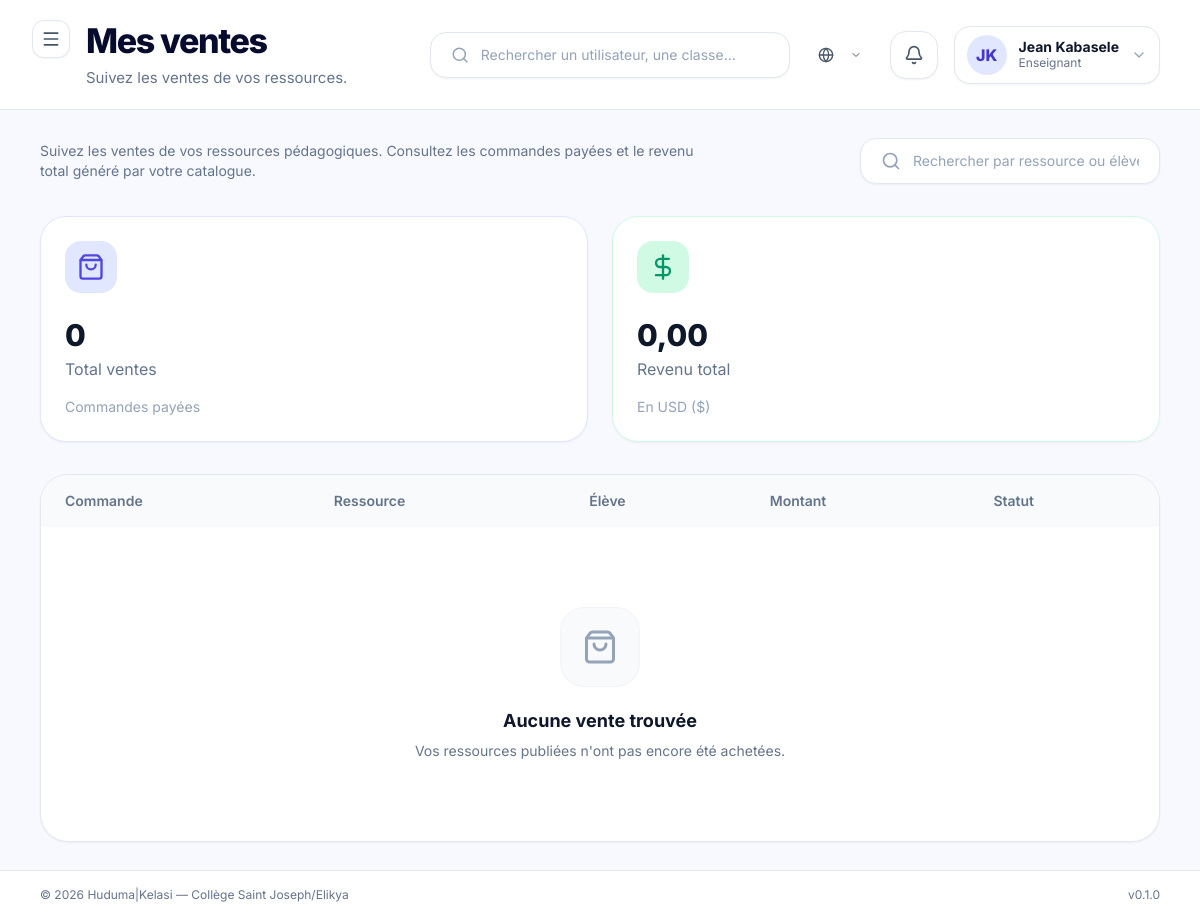
The page /marketplace/mes-ventes/ (signed in) on the database as committed earlier.
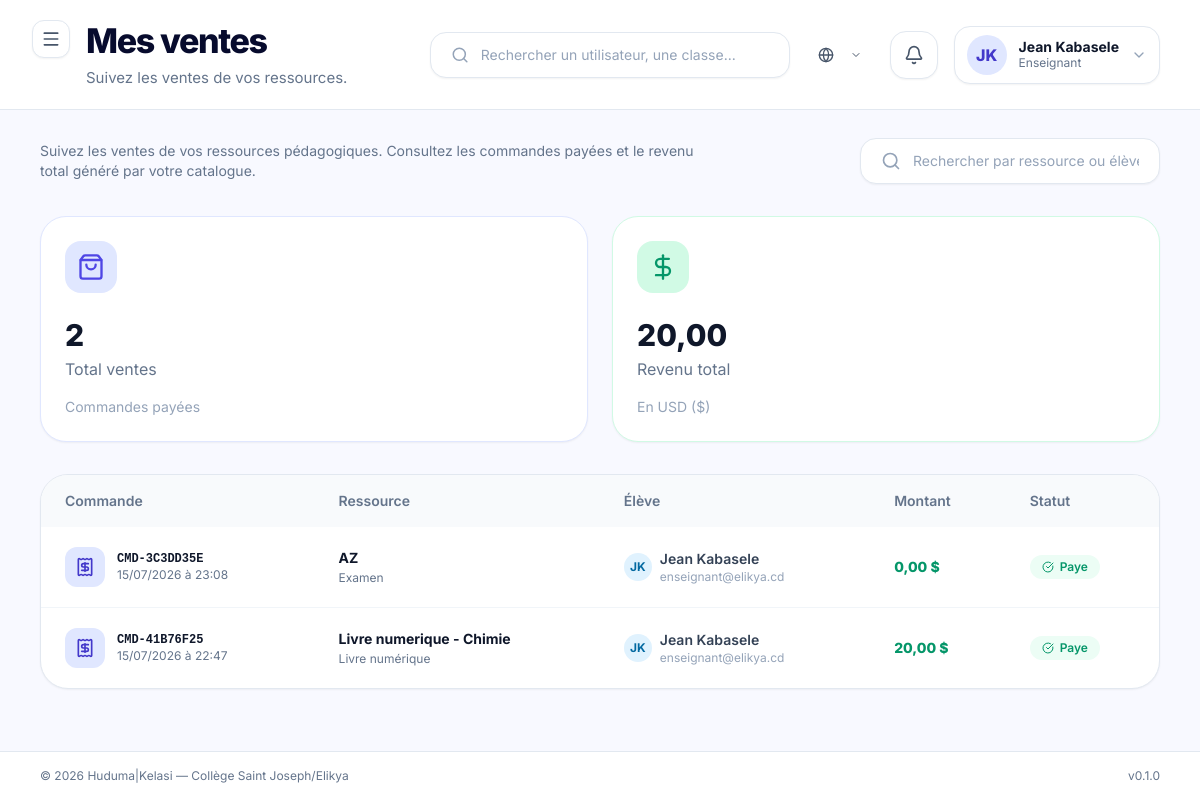
The same page on the database as committed later.
### apps/marketplace/models.py (models this page shows, shortened)
class Order(BaseModel):
    eleve = models.ForeignKey(
        "accounts.User",
        on_delete=models.CASCADE,
        related_name="commandes",
        verbose_name=_("Élève"),
        limit_choices_to={"role": "eleve"},
    )
    ressource = models.ForeignKey(
        Resource,
        on_delete=models.CASCADE,
        related_name="commandes",
        verbose_name=_("Ressource"),
    )
    montant = models.DecimalField(
        max_digits=8,
        decimal_places=2,
        verbose_name=_("Montant payé"),
    )
    statut = models.CharField(
        max_length=20,
        choices=OrderStatus.choices,
        default=OrderStatus.EN_ATTENTE,
        verbose_name=_("Statut"),
    )
    reference = models.CharField(
        max_length=50,
        unique=True,
        verbose_name=_("Référence"),
        blank=True,
    )
    class Meta:
        verbose_name = _("Commande")
        verbose_name_plural = _("Commandes")
        ordering = ["-created_at"]

class Resource(BaseModel):
    titre = models.CharField(max_length=200, verbose_name=_("Titre"))
    description = models.TextField(blank=True, default="", verbose_name=_("Description"))
    auteur = models.ForeignKey(
        "accounts.User",
        on_delete=models.CASCADE,
        related_name="ressources_publiees",
        verbose_name=_("Auteur"),
        limit_choices_to={"role": "enseignant"},
    )
    classe = models.ForeignKey(
        "academic.Classe",
        on_delete=models.SET_NULL,
        null=True,
        blank=True,
        related_name="ressources",
        verbose_name=_("Classe"),
    )
    cours = models.ForeignKey(
        "academic.Cours",
        on_delete=models.SET_NULL,
        null=True,
        blank=True,
        related_name="ressources",
        verbose_name=_("Cours"),
    )
    type = models.CharField(
        max_length=20,
        choices=ResourceType.choices,
        default=ResourceType.SYLLABUS,
        verbose_name=_("Type"),
    )
    categorie = models.CharField(
        max_length=20,
        choices=ResourceCategory.choices,
        default=ResourceCategory.COURS,
        verbose_name=_("Catégorie"),
    )
    prix = models.DecimalField(
        max_digits=8,
        decimal_places=2,
        default=0,
        verbose_name=_("Prix (USD)"),
        help_text=_("0 pour gratuit"),
    )
    fichier = models.FileField(
        upload_to="marketplace/ressources/",
        verbose_name=_("Fichier"),
        help_text=_("PDF ou DOCX"),
    )
    image_couverture = models.ImageField(
        upload_to="marketplace/couvertures/",
        blank=True,
        null=True,
        verbose_name=_("Image de couverture"),
    )
    statut = models.CharField(
        max_length=20,
        choices=PublicationStatus.choices,
        default=PublicationStatus.BROUILLON,
        verbose_name=_("Statut"),
    )
    nombre_vues = models.PositiveIntegerField(default=0, verbose_name=_("Nombre de vues"))
    nombre_telechargements = models.PositiveIntegerField(default=0, verbose_name=_("Téléchargements"))
    class Meta:
        verbose_name = _("Ressource")
        verbose_name_plural = _("Ressources")
        ordering = ["-created_at"]

### apps/accounts/models.py (models this page shows, shortened)
class User(AbstractBaseUser, PermissionsMixin, BaseModel):
    email = models.EmailField(
        unique=True,
        verbose_name=_("Email"),
        help_text=_("Adresse email utilisée comme identifiant de connexion."),
    )
    first_name = models.CharField(
        max_length=80,
        verbose_name=_("Prénom"),
    )
    last_name = models.CharField(
        max_length=80,
        verbose_name=_("Nom"),
    )
    role = models.CharField(
        max_length=30,
        choices=UserRole.choices,
        default=UserRole.ELEVE,
        verbose_name=_("Rôle"),
        help_text=_("Rôle de l'utilisateur dans la plateforme."),
    )
    phone = models.CharField(
        max_length=30,
        blank=True,
        default="",
        verbose_name=_("Téléphone"),
    )
    avatar = models.ImageField(
        upload_to="avatars/",
        blank=True,
        null=True,
        verbose_name=_("Avatar"),
    )
    is_active = models.BooleanField(
        default=True,
        verbose_name=_("Actif"),
    )
    is_staff = models.BooleanField(
        default=False,
        verbose_name=_("Accès admin Django"),
    )
    date_joined = models.DateTimeField(
        auto_now_add=True,
        verbose_name=_("Date d'inscription"),
    )
    USERNAME_FIELD = "email"
    REQUIRED_FIELDS = ["first_name", "last_name"]
    objects = UserManager()
    class Meta:
        verbose_name = _("Utilisateur")
        verbose_name_plural = _("Utilisateurs")
        ordering = ["last_name", "first_name"]
        indexes = [
            models.Index(fields=["role"]),
            models.Index(fields=["is_active"]),
        ]
    @property
    def full_name(self) -> str:
        return f"{self.first_name} {self.last_name}".strip()
    @property
    def short_label(self) -> str:
        return ROLE_SHORT_LABELS.get(self.role, self.role)
    @property
    def initials(self) -> str:
        first = (self.first_name or "").strip()
        last = (self.last_name or "").strip()
        if first and last:
            return f"{first[0]}{last[0]}".upper()
        if first:
            return first[0].upper()
        if self.email:
            return self.email[0].upper()
        return "?"

### apps/marketplace/views.py (the view)
# urls.py: path("mes-ventes/", MySalesView.as_view(), name="my_sales"),
class MySalesView(RoleRequiredMixin, ListView):
    model = Order
    template_name = "pages/marketplace/my_sales.html"
    partial_template_name = "pages/marketplace/_my_sales_table.html"
    context_object_name = "commandes"
    allowed_roles = [UserRole.ENSEIGNANT, UserRole.ADMIN]
    paginate_by = 10
    def get_template_names(self):
        if self.request.headers.get("HX-Request") == "true":
            return [self.partial_template_name]
        return super().get_template_names()
    def get_queryset(self):
        qs = Order.objects.filter(
            ressource__auteur=self.request.user, statut=OrderStatus.PAYE
        ).select_related("eleve", "ressource").order_by("-created_at")
        search = self.request.GET.get("search", "").strip()
        if search:
            qs = qs.filter(
                Q(ressource__titre__icontains=search) | Q(eleve__first_name__icontains=search) | Q(eleve__last_name__icontains=search)
            )
        return qs
    def get_context_data(self, **kwargs):
        ctx = super().get_context_data(**kwargs)
        ctx["page_title"] = "Mes ventes"
        ctx["page_subtitle"] = "Suivez les ventes de vos ressources."
        ctx["search_query"] = self.request.GET.get("search", "")
        from django.db.models import Sum
        ventes = Order.objects.filter(ressource__auteur=self.request.user, statut=OrderStatus.PAYE)
        ctx["stats"] = {
            "total_ventes": ventes.count(),
            "revenu_total": ventes.aggregate(total=Sum("montant"))["total"] or 0,
        }
        if ctx["search_query"]:
            ctx["pagination_querystring"] = f"search={ctx['search_query']}"
        else:
            ctx["pagination_querystring"] = ""
        return ctx

### apps/core/context_processors.py (called while the page is built)
def _get_unread_count(user):
    try:
        from apps.notifications.models import Notification
        return Notification.objects.filter(destinataire=user, lu=False).count()
    except Exception:
        return 0

### apps/core/managers.py (called while the page is built)
    def get_queryset(self):
        return super().get_queryset().filter(deleted_at__isnull=True)

### apps/core/mixins.py (called while the page is built)
    def dispatch(self, request, *args, **kwargs):
        user = request.user
        if not user.is_authenticated:
            return self.handle_no_permission()
        if self.allowed_roles and user.role not in self.allowed_roles:
            raise PermissionDenied(
                "Votre rôle ne vous permet pas d'accéder à cette page."
            )
        return super().dispatch(request, *args, **kwargs)

### templates/pages/marketplace/my_sales.html (shortened to what this page needs)
{% extends "layouts/dashboard.html" %}
{% load huduma_tags %}
{% load static %}
{% block content %}
  <section class="flex flex-col lg:flex-row lg:items-center justify-between gap-4 mb-8">
    <p class="text-sm text-slate-500 max-w-2xl">
      Suivez les ventes de vos ressources pédagogiques. Consultez les commandes
      payées et le revenu total généré par votre catalogue.
    </p>
    <form method="get" action="{% url 'marketplace:my_sales' %}"
          class="flex items-center gap-3 w-full sm:w-[300px] bg-white border border-slate-200 rounded-2xl px-5 py-3 shadow-sm focus-within:border-indigo-500 focus-within:ring-4 focus-within:ring-indigo-100 transition-all">
      <i data-lucide="search" class="w-5 h-5 text-slate-400 flex-shrink-0"></i>
      <input
        type="text"
        name="search"
        value="{{ search_query|default:'' }}"
        placeholder="Rechercher par ressource ou élève..."
        class="w-full outline-none text-sm bg-transparent text-slate-700 placeholder:text-slate-400"
        hx-get="{% url 'marketplace:my_sales' %}"
        hx-target="#list-container"
        hx-trigger="keyup changed delay:300ms"
        hx-include="this"
      >
    </form>
  </section>
  <section class="grid sm:grid-cols-2 gap-6 mb-8">
    {% include "components/cards/stats_card.html" with label="Total ventes" value=stats.total_ventes icon="shopping-bag" color="indigo" footer="Commandes payées" %}
    {% include "components/cards/stats_card.html" with label="Revenu total" value=stats.revenu_total|floatformat:2 icon="dollar-sign" color="emerald" footer="En USD ($)" %}
  </section>
  <section id="list-container" class="bg-white border border-slate-200 rounded-[28px] shadow-sm overflow-hidden">
    {% include "pages/marketplace/_my_sales_table.html" %}
  </section>
{% endblock %}

### templates/pages/marketplace/_my_sales_table.html (shortened to what this page needs)
{% load huduma_tags %}
<div class="overflow-x-auto">
  <table class="w-full text-left">
    <thead class="bg-slate-50">
      <tr class="text-sm text-slate-500">
        <th class="px-6 py-4 font-semibold text-left">Commande</th>
        <th class="px-6 py-4 font-semibold text-left">Ressource</th>
        <th class="px-6 py-4 font-semibold text-left">Élève</th>
        <th class="px-6 py-4 font-semibold text-left">Montant</th>
        <th class="px-6 py-4 font-semibold text-left">Statut</th>
      </tr>
    </thead>
    <tbody class="divide-y divide-slate-100 text-sm">
      {% for c in commandes %}
        <tr class="hover:bg-slate-50">
          <td class="px-6 py-5">
            <div class="flex items-center gap-3">
              <span class="w-10 h-10 rounded-xl bg-indigo-100 text-indigo-700 flex items-center justify-center flex-shrink-0">
                <i data-lucide="receipt" class="w-5 h-5"></i>
              </span>
              <div class="min-w-0">
                <p class="font-bold text-slate-900 font-mono text-xs">{{ c.reference }}</p>
                <p class="text-slate-500 text-xs">{{ c.created_at|date:"d/m/Y à H:i" }}</p>
              </div>
            </div>
          </td>
          <td class="px-6 py-5">
            <a href="{% url 'marketplace:detail' c.ressource.pk %}"
               class="font-bold text-slate-900 hover:text-indigo-600 transition-colors">
              {{ c.ressource.titre }}
            </a>
            <p class="text-slate-500 text-xs mt-0.5">{{ c.ressource.get_type_display }}</p>
          </td>
          <td class="px-6 py-5">
            <div class="flex items-center gap-2">
              <span class="w-7 h-7 rounded-full bg-sky-100 text-sky-700 flex items-center justify-center font-bold text-xs flex-shrink-0">
                {{ c.eleve.initials }}
              </span>
              <div class="min-w-0">
                <p class="font-semibold text-slate-700 truncate">{{ c.eleve.full_name }}</p>
                <p class="text-xs text-slate-400 truncate">{{ c.eleve.email }}</p>
              </div>
            </div>
          </td>
          <td class="px-6 py-5">
            <span class="font-extrabold text-emerald-600">{{ c.montant|floatformat:2 }} $</span>
          </td>
          <td class="px-6 py-5">
            {% include "components/feedback/status_badge.html" with status=c.statut %}
          </td>
        </tr>
      {% empty %}
        <tr>
          <td colspan="5" class="px-6 py-12">
            <div class="flex flex-col items-center justify-center text-center py-8 px-6">
              <div class="w-20 h-20 rounded-3xl bg-slate-50 border border-slate-100 flex items-center justify-center mb-5">
                <i data-lucide="shopping-bag" class="w-9 h-9 text-slate-400"></i>
              </div>
              <h3 class="text-lg font-bold text-slate-900 mb-1.5">Aucune vente trouvée</h3>
              <p class="text-sm text-slate-500 max-w-md">
                {% if search_query %}
                  Aucune vente ne correspond à « {{ search_query }} ».
                {% else %}
                  Vos ressources publiées n'ont pas encore été achetées.
                {% endif %}
              </p>
            </div>
          </td>
        </tr>
      {% endfor %}
    </tbody>
  </table>
</div>

### templates/components/feedback/status_badge.html
{% load static %}
{% with status_value=status|stringformat:"s" %}
  {% if status_value == 'brouillon' or status_value == 'correction' %}
    {% with color='amber' %}
      <span class="inline-flex items-center gap-1.5 px-3 py-1 rounded-full bg-{{ color }}-50 text-{{ color }}-600 font-semibold text-xs">
        {% if status_value == 'brouillon' %}
          <i data-lucide="file-edit" class="w-3 h-3"></i>
        {% else %}
          <i data-lucide="alert-circle" class="w-3 h-3"></i>
        {% endif %}
        {{ label|default:status_value|title }}
      </span>
    {% endwith %}
  {% elif status_value == 'soumis' %}
    <span class="inline-flex items-center gap-1.5 px-3 py-1 rounded-full bg-sky-50 text-sky-600 font-semibold text-xs">
      <i data-lucide="send" class="w-3 h-3"></i>
      {{ label|default:'Soumis' }}
    </span>
  {% elif status_value == 'valide' %}
    <span class="inline-flex items-center gap-1.5 px-3 py-1 rounded-full bg-emerald-50 text-emerald-600 font-semibold text-xs">
      <i data-lucide="check" class="w-3 h-3"></i>
      {{ label|default:'Validé' }}
    </span>
  {% elif status_value == 'rejete' %}
    <span class="inline-flex items-center gap-1.5 px-3 py-1 rounded-full bg-red-50 text-red-600 font-semibold text-xs">
      <i data-lucide="x" class="w-3 h-3"></i>
      {{ label|default:'Rejeté' }}
    </span>
  {% elif status_value == 'publie' %}
    <span class="inline-flex items-center gap-1.5 px-3 py-1 rounded-full bg-indigo-50 text-indigo-600 font-semibold text-xs">
      <i data-lucide="globe" class="w-3 h-3"></i>
      {{ label|default:'Publié' }}
    </span>
  {% elif status_value == 'actif' or status_value == 'paye' %}
    <span class="inline-flex items-center gap-1.5 px-3 py-1 rounded-full bg-emerald-50 text-emerald-600 font-semibold text-xs">
      <i data-lucide="check-circle" class="w-3 h-3"></i>
      {{ label|default:status_value|title }}
    </span>
  {% elif status_value == 'en_attente' or status_value == 'attente' %}
    <span class="inline-flex items-center gap-1.5 px-3 py-1 rounded-full bg-amber-50 text-amber-600 font-semibold text-xs">
      <i data-lucide="clock" class="w-3 h-3"></i>
      {{ label|default:'En attente' }}
    </span>
  {% elif status_value == 'archive' or status_value == 'echoue' %}
    <span class="inline-flex items-center gap-1.5 px-3 py-1 rounded-full bg-slate-100 text-slate-600 font-semibold text-xs">
      <i data-lucide="archive" class="w-3 h-3"></i>
      {{ label|default:status_value|title }}
    </span>
  {% else %}
    <span class="inline-flex items-center gap-1.5 px-3 py-1 rounded-full bg-slate-100 text-slate-600 font-semibold text-xs">
      {{ label|default:status_value|title }}
    </span>
  {% endif %}
{% endwith %}

Rows that differ between the two databases and show on the page:
added Order: reference "CMD-3C3DD35E", created_at "15/07/2026 à 23:08", ressource.titre "AZ", ressource.type "Examen", eleve.initials "JK", eleve.full_name "Jean Kabasele", eleve.email "enseignant@elikya.cd", montant "0,00", statut "Paye"
added Order: reference "CMD-41B76F25", created_at "15/07/2026 à 22:47", ressource.titre "Livre numerique - Chimie", ressource.type "Livre numérique", eleve.initials "JK", eleve.full_name "Jean Kabasele", eleve.email "enseignant@elikya.cd", montant "20,00", statut "Paye"
Other text that changed with them:
{{ value }}: "0 0,00" → "2 20,00"
text no longer shown: "Aucune vente trouvée Vos ressources publiées n'ont pas encore été achetées."
